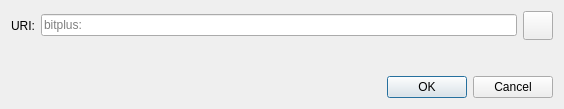
<?xml version="1.0" encoding="UTF-8"?>
<ui version="4.0">
 <class>OpenURIDialog</class>
 <widget class="QDialog" name="OpenURIDialog">
  <property name="geometry">
   <rect>
    <x>0</x>
    <y>0</y>
    <width>564</width>
    <height>109</height>
   </rect>
  </property>
  <property name="windowTitle">
   <string>Open bitplus URI</string>
  </property>
  <layout class="QVBoxLayout" name="verticalLayout">
   <item>
    <layout class="QHBoxLayout" name="horizontalLayout">
     <item>
      <widget class="QLabel" name="label">
       <property name="text">
        <string>URI:</string>
       </property>
      </widget>
     </item>
     <item>
      <widget class="QValidatedLineEdit" name="uriEdit">
       <property name="placeholderText">
        <string notr="true">bitplus:</string>
       </property>
      </widget>
     </item>
     <item>
      <widget class="QToolButton" name="pasteButton">
       <property name="toolTip">
        <string extracomment="Tooltip text for button that allows you to paste an address that is in your clipboard.">Paste address from clipboard</string>
       </property>
       <property name="text">
        <string/>
       </property>
       <property name="icon">
        <iconset resource="../bitplus.qrc">
         <normaloff>:/icons/editpaste</normaloff>:/icons/editpaste
        </iconset>
       </property>
       <property name="iconSize">
        <size>
         <width>22</width>
         <height>22</height>
        </size>
       </property>
      </widget>
     </item>
    </layout>
   </item>
   <item>
    <spacer name="verticalSpacer">
     <property name="orientation">
      <enum>Qt::Vertical</enum>
     </property>
     <property name="sizeHint" stdset="0">
      <size>
       <width>20</width>
       <height>40</height>
      </size>
     </property>
    </spacer>
   </item>
   <item>
    <widget class="QDialogButtonBox" name="buttonBox">
     <property name="orientation">
      <enum>Qt::Horizontal</enum>
     </property>
     <property name="standardButtons">
      <set>QDialogButtonBox::Cancel|QDialogButtonBox::Ok</set>
     </property>
    </widget>
   </item>
  </layout>
 </widget>
 <customwidgets>
  <customwidget>
   <class>QValidatedLineEdit</class>
   <extends>QLineEdit</extends>
   <header>qt/qvalidatedlineedit.h</header>
  </customwidget>
 </customwidgets>
 <resources/>
 <connections>
  <connection>
   <sender>buttonBox</sender>
   <signal>accepted()</signal>
   <receiver>OpenURIDialog</receiver>
   <slot>accept()</slot>
   <hints>
    <hint type="sourcelabel">
     <x>248</x>
     <y>254</y>
    </hint>
    <hint type="destinationlabel">
     <x>157</x>
     <y>274</y>
    </hint>
   </hints>
  </connection>
  <connection>
   <sender>buttonBox</sender>
   <signal>rejected()</signal>
   <receiver>OpenURIDialog</receiver>
   <slot>reject()</slot>
   <hints>
    <hint type="sourcelabel">
     <x>316</x>
     <y>260</y>
    </hint>
    <hint type="destinationlabel">
     <x>286</x>
     <y>274</y>
    </hint>
   </hints>
  </connection>
 </connections>
</ui>
